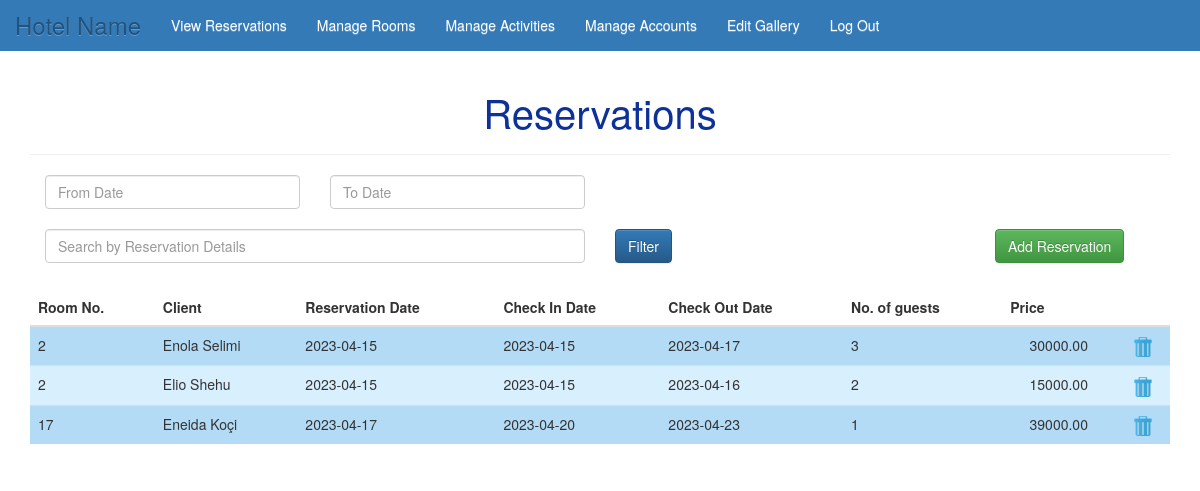
The app's page /view_reservations.php (signed in) with its own data.
### tables this page shows
CREATE TABLE `rezervim` (
  `resID` int(11) NOT NULL,
  `roomID` int(11) NOT NULL,
  `clientID` int(11) NOT NULL,
  `resDate` date NOT NULL,
  `checkIn` date NOT NULL,
  `checkOut` date DEFAULT NULL,
  `guests` int(11) NOT NULL,
  `price` decimal(7,2) NOT NULL
);

### view_reservations.php (the view, shortened to what this page needs)
<?php
require('includes/hotel_connect.php');
echo '<h1 id="amenities" class="text-center">Reservations</h1><hr>';
$q = "SELECT a.*, CONCAT(b.name,' ',b.lName) AS Client
        FROM rezervim AS a
            INNER JOIN
        klient AS b ON a.clientID = b.clientID";
    $r = mysqli_query($dbc, $q);
?>
<div class="col-md-3">
    <input placeholder="From Date" type="text" name="from_date" id="from_date" class="form-control" onfocus = "(this.type = 'date')" onblur = "(this.type = 'text')"/>
</div>
<div class="col-md-3">
    <input placeholder="To Date" type="text" name="to_date" id="to_date" class="form-control" onfocus = "(this.type = 'date')" onblur = "(this.type = 'text')"/>
</div>
<br/>
 <div class="col-md-6">
    <input type="text" name="search_text" id="search_text" placeholder="Search by Reservation Details" class="form-control" />
</div>
<div class="col-md-4">
    <input type="button" name="filter" id="filter" value="Filter" class="btn btn-primary" />
</div>
<div class="col-md-1">
    <a href="reserve.php" class="btn btn-success float-right"> Add Reservation </a>
</div>
<br>
<br>
<br>
<div id="order_table">
    <table id="data_table" width="100%" class="table table-hover">
        <thead>
            <tr class="table-header">
                <th align="left">Room No.</th>
                <th align="left">Client</th>
                <th align="left">Reservation Date</th>
                <th align="left">Check In Date</th>
                <th align="left">Check Out Date</th>
                <th align="left">No. of guests</th>
                <th align="left">Price</th>
                <th align="left" class="delete"></th>
            </tr>
        </thead>
        <tbody id="export_table">
<?php
    $bg = '#d8effe';
    while($row = mysqli_fetch_array($r, MYSQLI_ASSOC)){
        $bg = ($bg == '#b3dbf6' ? '#d8effe' : '#b3dbf6');
        echo '<tr data-row-id="'.$row['resID'].'" style="background-color:'.$bg.'">
                <td align="left" col-index="1">'.$row['roomID'].'</td>
                <td align="left" class="editable-col inlineEdit" contenteditable="true" col-index="2" oldval="'.$row['Client'].'">'.$row['Client'].'</td>
                <td align="left" class="editable-col inlineEdit" contenteditable="true" col-index="3" oldval="'.$row['resDate'].'">'.$row['resDate'].'</td>
                <td align="left" class="editable-col inlineEdit" contenteditable="true" col-index="4" oldval="'.$row['checkIn'].'">'.$row['checkIn'].'</td>
                <td align="left" class="editable-col inlineEdit" contenteditable="true" col-index="5" oldval="'.$row['checkOut'].'">'.$row['checkOut'].'</td>
                <td align="left" class="editable-col inlineEdit" contenteditable="true" col-index="6" oldval="'.$row['guests'].'">'.$row['guests'].'</td>';
                echo '<td align="center" class="editable-col inlineEdit" contenteditable="true" col-index="7" oldval="'.$row['price'].'">'.$row['price'].'</td>
                <td align="center" col-index="7" class="delete"><a href="delete_res.php?id=' . $row['resID'].'"><img src="includes/Trash-icon.png" width="20px" height="20px"></a></td>
            </tr>';
    }
?>
        </tbody>
    </table>
</div>

### hotelStyle1.css (style rules this page uses)
* { margin: 0; padding: 0; }
body, html { height: 100%; }
body { padding-top: 70px; position: relative }
.navbar-brand { color: #fff; font-size: x-large; }
li a { text-decoration: none; color: #fff; }
ul { list-style-type: none; }
#amenities { color:#0e3198; text-align:center; font-size: 40px; }

### records on screen
rezervim: roomID "2", Client "Enola Selimi", resDate "2023-04-15", checkIn "2023-04-15", checkOut "2023-04-17", guests "3", price "30000.00"
rezervim: roomID "2", Client "Elio Shehu", resDate "2023-04-15", checkIn "2023-04-15", checkOut "2023-04-16", guests "2", price "15000.00"
rezervim: roomID "17", Client "Eneida Koçi", resDate "2023-04-17", checkIn "2023-04-20", checkOut "2023-04-23", guests "1", price "39000.00"
